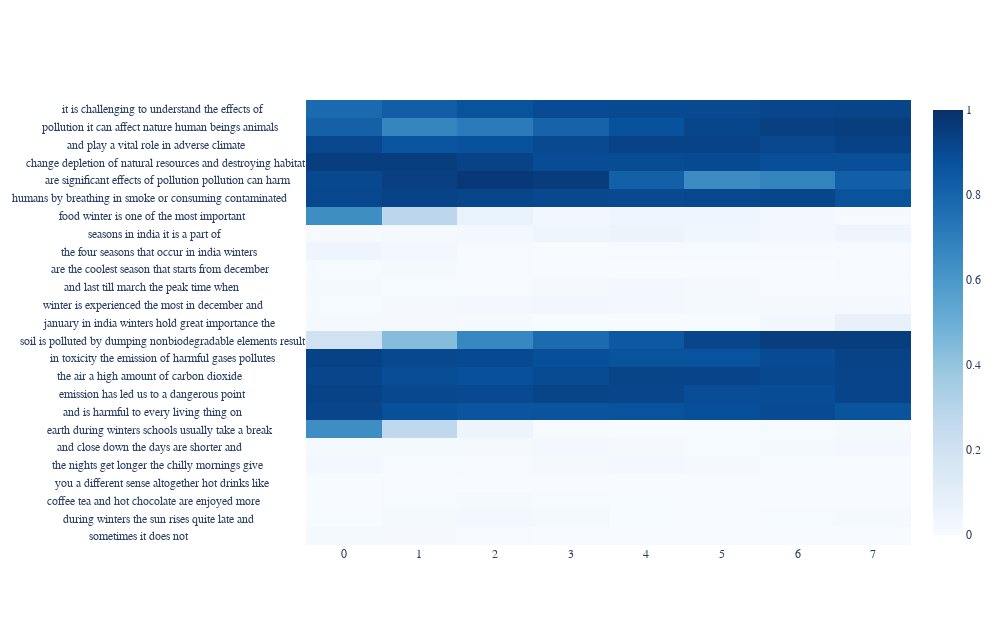

Notebook code cell kept with this figure:
### Code cell
fig.show()

### Figure 1 — Plotly figure (JSON) as saved in the notebook; plotly's stock layout.template omitted (floating-point values rounded to 4 significant figures; data arrays with more than 128 entries replaced by an {"elided": "..."} marker saying what was removed)
{"data": [{"colorscale": [[0, "rgb(247,251,255)"], [0.125, "rgb(222,235,247)"], [0.25, "rgb(198,219,239)"], [0.375, "rgb(158,202,225)"], [0.5, "rgb(107,174,214)"], [0.625, "rgb(66,146,198)"], [0.75, "rgb(33,113,181)"], [0.875, "rgb(8,81,156)"], [1, "rgb(8,48,107)"]], "customdata": {"elided": "25x8 str values"}, "dx": 1, "hovertemplate": "%{customdata} <br><b>Score:%{z:.3f}<extra></extra>", "type": "heatmap", "x0": 0, "y": ["it is challenging to understand the effects of              ", "pollution it can affect nature human beings animals         ", "and play a vital role in adverse climate                    ", "change depletion of natural resources and destroying habitat", "are significant effects of pollution pollution can harm     ", "humans by breathing in smoke or consuming contaminated      ", "food winter is one of the most important                    ", "seasons in india it is a part of                            ", "the four seasons that occur in india winters                ", "are the coolest season that starts from december            ", "and last till march the peak time when                      ", "winter is experienced the most in december and              ", "january in india winters hold great importance the          ", "soil is polluted by dumping nonbiodegradable elements result", "in toxicity the emission of harmful gases pollutes          ", "the air a high amount of carbon dioxide                     ", "emission has led us to a dangerous point                    ", "and is harmful to every living thing on                     ", "earth during winters schools usually take a break           ", "and close down the days are shorter and                     ", "the nights get longer the chilly mornings give              ", "you a different sense altogether hot drinks like            ", "coffee tea and hot chocolate are enjoyed more               ", "during winters the sun rises quite late and                 ", "sometimes it does not                                       "], "z": {"elided": "25x8 float values"}, "zmax": 1, "zmin": 0}], "layout": {"font": {"family": "Courier New"}, "height": 625, "width": 1000, "yaxis": {"autorange": "reversed"}}}
